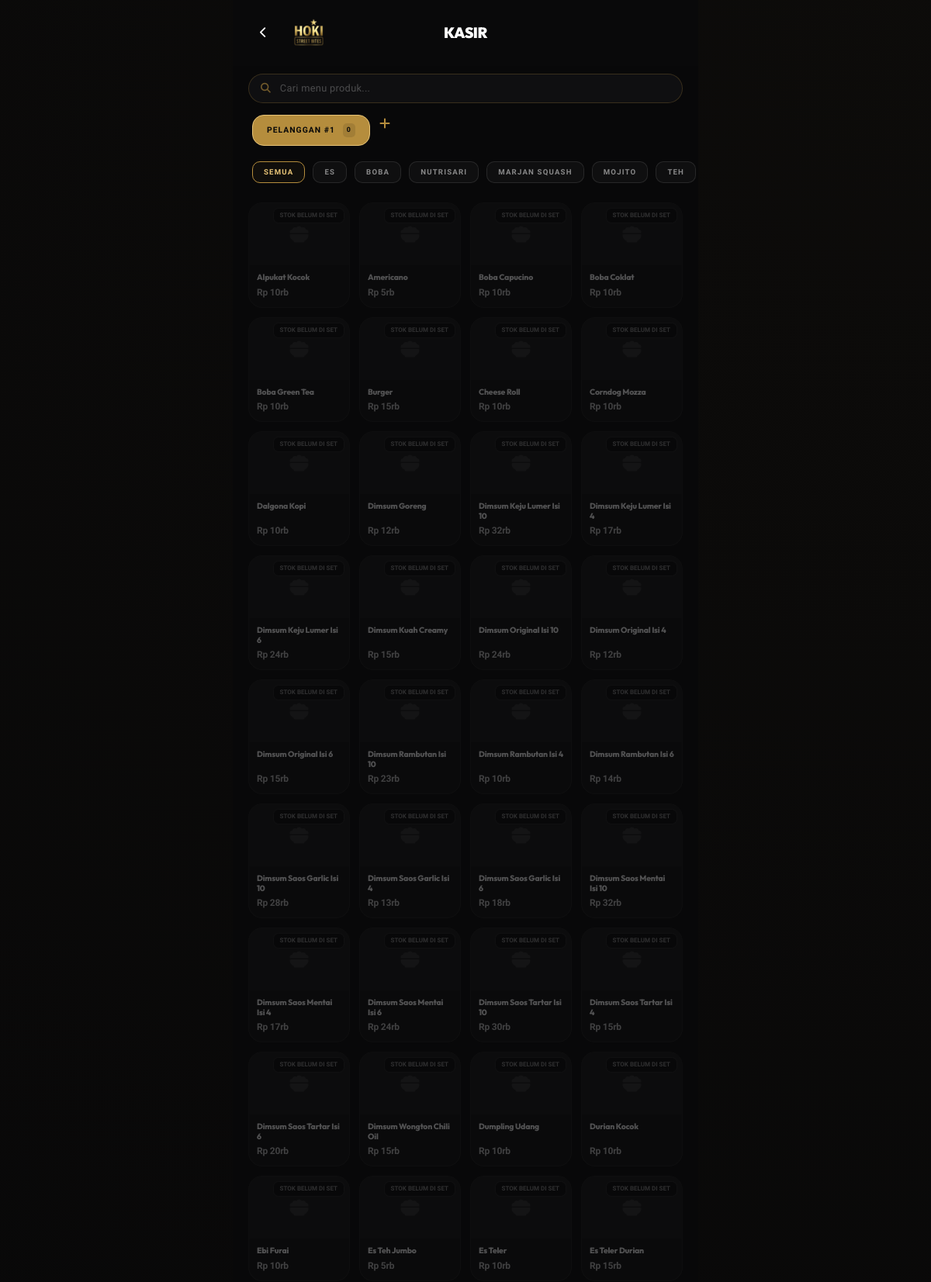
The app's page /admin/kasir.php (signed in, upper part) with its own data.
### tables this page shows
CREATE TABLE IF NOT EXISTS categories (
    id INT AUTO_INCREMENT PRIMARY KEY,
    name VARCHAR(100) NOT NULL,
    icon VARCHAR(50) DEFAULT '📦',
    sort_order INT DEFAULT 0,
    created_at TIMESTAMP DEFAULT CURRENT_TIMESTAMP
);

CREATE TABLE IF NOT EXISTS menu_items (
    id INT AUTO_INCREMENT PRIMARY KEY,
    category_id INT,
    name VARCHAR(100) NOT NULL,
    price DECIMAL(10,2) NOT NULL,
    image VARCHAR(255) DEFAULT NULL,
    description TEXT,
    is_available BOOLEAN DEFAULT TRUE,
    has_variants BOOLEAN DEFAULT FALSE,
    stock INT DEFAULT NULL,
    created_at TIMESTAMP DEFAULT CURRENT_TIMESTAMP,
    updated_at TIMESTAMP DEFAULT CURRENT_TIMESTAMP ON UPDATE CURRENT_TIMESTAMP,
    FOREIGN KEY (category_id) REFERENCES categories(id) ON DELETE SET NULL
);

### includes/functions.php (called while the page is built, shortened)
<?php
function getCategories() {
    global $pdo;
    $stmt = $pdo->query("SELECT * FROM categories ORDER BY sort_order");
    return $stmt->fetchAll();
}
function getMenuItems($categoryId = null) {
    global $pdo;
    if ($categoryId) {
        $stmt = $pdo->prepare("SELECT * FROM menu_items WHERE category_id = ? ORDER BY name");
        $stmt->execute([$categoryId]);
    } else {
        $stmt = $pdo->query("SELECT m.*, c.name as category_name FROM menu_items m LEFT JOIN categories c ON m.category_id = c.id ORDER BY c.sort_order, m.name");
    }
    return $stmt->fetchAll();
}
function formatRupiahShort($amount) {
    if ($amount >= 1000000) {
        return 'Rp ' . number_format($amount / 1000000, 1, ',', '.') . 'jt';
    } else if ($amount >= 1000) {
        return 'Rp ' . number_format($amount / 1000, 0, ',', '.') . 'rb';
    }
    return 'Rp ' . number_format($amount, 0, ',', '.');
}

### admin/kasir.php (the view, shortened to what this page needs)
<?php
require_once __DIR__ . '/../config/database.php';
require_once __DIR__ . '/../includes/functions.php';
$categories = getCategories();
$menuItems = getMenuItems();
$categoryIcons = [
    'Es' => 'fa-snowflake', 'Boba' => 'fa-mug-hot', 'Nutrisari' => 'fa-glass-water',
    'Marjan Squash' => 'fa-glass-citrus', 'Mojito' => 'fa-martini-glass-citrus',
    'Teh' => 'fa-leaf', 'Kopi' => 'fa-mug-saucer', 'Soda Gembira' => 'fa-champagne-glasses',
    'Cemilan' => 'fa-burger', 'Dimsum' => 'fa-bowl-food'
];
?>
<!DOCTYPE html>
<html lang="id">
<head>
    <link rel="stylesheet" href="https://cdn.jsdelivr.net/npm/@fortawesome/fontawesome-free@6.5.1/css/all.min.css">
    <link rel="stylesheet" href="../assets/css/style.css?v=1.2.5">
    <link rel="stylesheet" href="https://cdn.jsdelivr.net/npm/@fortawesome/fontawesome-free@6.5.1/css/all.min.css">
    <link rel="stylesheet" href="../assets/css/style.css?v=1.2.5">
</head>
<body class="admin-page">
    <div class="app-container">
        <header class="header-aligned-luxury animate-up">
            <div class="header-brand-luxury">
                <a href="dashboard.php" class="header-back"><i class="fas fa-chevron-left" style="font-size: 0.9rem;"></i></a>
                <img src="../assets/img/logo.png" class="header-logo-luxury">
            </div>
            <h1 class="font-heavy">Kasir</h1>
        </header>
        <div class="search-area-luxury animate-up" style="animation-delay: 0.05s;">
            <div class="luxury-input-box">
                <i class="fas fa-search"></i>
                <input type="text" id="searchInput" placeholder="Cari menu produk..." oninput="searchMenu(this.value)">
            </div>
        </div>
        <div class="tab-scroller-luxury animate-up" style="animation-delay: 0.1s;">
            <div class="tab-scroller-luxury" id="customerTabs" style="padding: 0;">
                <div class="tab-capsule active" data-tab="1" onclick="switchTab(1)">
                    <span>Pelanggan #1</span>
                    <span class="item-count" id="tabCount1">0</span>
                </div>
            </div>
            <div class="avatar-ring" onclick="addNewTab()" style="width: 40px; height: 40px; flex-shrink: 0; cursor: pointer; border-color: var(--glass-border); color: var(--gold-luxury);">
                <i class="fas fa-plus"></i>
            </div>
        </div>
        <div class="category-ribbon animate-up" style="animation-delay: 0.15s;">
            <div class="cat-luxury-btn active" data-category="all">Semua</div>
            <?php foreach ($categories as $cat): ?>
            <div class="cat-luxury-btn" data-category="<?= $cat['id'] ?>"><?= htmlspecialchars($cat['name']) ?></div>
            <?php endforeach; ?>
        </div>
        <div class="menu-luxury-grid animate-up" id="menuGrid" style="animation-delay: 0.2s;">
            <?php foreach ($menuItems as $item):
                $catName = $item['category_name'] ?? '';
                $icon = $categoryIcons[$catName] ?? 'fa-bowl-food';
                $hasImage = !empty($item['image']);
                $stock = $item['stock'] ?? null;
                $isOutOfStock = ($stock === null || $stock <= 0);
                $isUnavailable = !$item['is_available'] || $isOutOfStock;
            ?>
            <div class="product-card-luxury <?= $isUnavailable ? 'disabled' : '' ?>"
                 data-category="<?= $item['category_id'] ?>"
                 data-id="<?= $item['id'] ?>"
                 data-name="<?= htmlspecialchars($item['name']) ?>"
                 data-price="<?= $item['price'] ?>"
                 data-stock="<?= $stock === null ? 'null' : (int)$stock ?>"
                 id="product-<?= $item['id'] ?>"
                 onclick="addToCart(this)">
                <div class="product-media" style="<?= $hasImage ? "background-image: url('../uploads/".htmlspecialchars($item['image'])."');" : "" ?>">
                    <?php if (!$hasImage): ?>
                        <i class="fas <?= $icon ?>"></i>
                    <?php endif; ?>
                    <?php if (!$item['is_available']): ?>
                        <div class="stock-pill danger">NON-AKTIF</div>
                    <?php elseif ($stock === null): ?>
                        <div class="stock-pill danger">STOK BELUM DI SET</div>
                    <?php elseif ($stock <= 0): ?>
                        <div class="stock-pill danger">HABIS</div>
                    <?php else: ?>
                        <div class="stock-pill <?= $stock <= 5 ? 'danger' : '' ?>"><?= (int)$stock ?> PORSI</div>
                    <?php endif; ?>
                </div>
                <div class="product-content">
                    <h4><?= htmlspecialchars($item['name']) ?></h4>
                    <div class="price-tag"><?= formatRupiahShort($item['price']) ?></div>
                </div>
            </div>
            <?php endforeach; ?>
        </div>
    </div>
</body>
</html>

### assets/css/style.css (style rules this page uses)
:root { --primary: #C5A028; --primary-gradient: linear-gradient(135deg, #F9D976 0%, #C5A028 50%, #A67C00 100%); --secondary: #111111; --accent: #D4AF37; --success: #00C853; --danger: #FF1744; --warning: #C5A028; --info: #2979FF; --white: #F8FAFC; --black: #000000; --bg-main: #FFFFFF; --text-main: #111111; --text-muted: #71717A; --border-color: rgba(0, 0, 0, 0.06); --dark-deep: #080809; --dark-surface: #121214; --dark-elevated: #1a1a1c; --gold-bright: #E8C477; --gold-luxury: #B58D3D; --gold-mute: #856930; --white-mute: rgba(248, 250, 252, 0.4); --glass-bg: rgba(255, 255, 255, 0.02); --glass-border: rgba(255, 255, 255, 0.06); --glass-glow: rgba(181, 141, 61, 0.05); }
* { margin: 0; padding: 0; box-sizing: border-box; -webkit-tap-highlight-color: transparent; }
body { font-family: 'Plus Jakarta Sans', sans-serif; background-color: var(--dark-deep); color: white; line-height: 1.5; overflow-x: hidden; min-height: 100vh; }
h1, h2, h3, h4 { letter-spacing: -0.02em; font-family: 'Outfit', sans-serif; }
.font-heavy { font-family: 'Outfit', sans-serif; font-weight: 900; }
.app-container { max-width: 600px; margin: 0 auto; background: transparent; min-height: 100vh; position: relative; padding-bottom: 110px; }
.animate-up { animation: fadeInUp 0.6s cubic-bezier(0.2, 0.8, 0.2, 1) forwards; }
.header-aligned-luxury { display: flex; align-items: center; gap: 15px; padding: 20px 25px; background: rgba(10, 10, 11, 0.95); backdrop-filter: blur(25px); -webkit-backdrop-filter: blur(25px); }
.header-aligned-luxury { display: flex; align-items: center; justify-content: space-between; padding: 12px 25px; background: rgba(10, 10, 11, 0.95); backdrop-filter: blur(25px); -webkit-backdrop-filter: blur(25px); position: sticky; top: 0; z-index: 1000; min-height: 85px; }
.header-aligned-luxury h1 { position: absolute; left: 50%; top: 50%; transform: translate(-50%, -50%); font-family: 'Outfit', sans-serif; font-size: 1.2rem; font-weight: 950; letter-spacing: -0.5px; margin: 0; color: white; text-transform: uppercase; line-height: 1.1; white-space: normal; pointer-events: none; z-index: 1; text-align: center; width: 60%; max-width: 60%; display: -webkit-box; -webkit-line-clamp: 2; line-clamp: 2; -webkit-box-orient: vertical; overflow: hidden; }
.header-aligned-luxury a { text-decoration: none !important; }
.header-aligned-luxury .header-back, .header-aligned-luxury .header-action a, .header-aligned-luxury .avatar-ring { background: transparent !important; border: none !important; box-shadow: none !important; backdrop-filter: none !important; -webkit-backdrop-filter: none !important; padding: 10px !important; width: auto !important; height: auto !important; margin: 0 !important; display: flex !important; align-items: center; justify-content: center; color: white !important; transition: all 0.2s ease; }
.header-brand-luxury { display: flex; align-items: center; gap: 15px; position: relative; z-index: 10; width: 80px; }
.header-logo-luxury { width: 58px; height: 58px; object-fit: contain; }

### records on screen
categories: name "ES"
categories: name "BOBA"
categories: name "NUTRISARI"
categories: name "MARJAN SQUASH"
categories: name "MOJITO"
categories: name "TEH"
menu_items: is_available "STOK BELUM DI SET", name "Alpukat Kocok", price "Rp 10rb"
menu_items: is_available "STOK BELUM DI SET", name "Americano", price "Rp 5rb"
menu_items: is_available "STOK BELUM DI SET", name "Boba Capucino", price "Rp 10rb"
menu_items: is_available "STOK BELUM DI SET", name "Boba Coklat", price "Rp 10rb"
menu_items: is_available "STOK BELUM DI SET", name "Boba Green Tea", price "Rp 10rb"
menu_items: is_available "STOK BELUM DI SET", name "Burger", price "Rp 15rb"
menu_items: is_available "STOK BELUM DI SET", name "Cheese Roll", price "Rp 10rb"
menu_items: is_available "STOK BELUM DI SET", name "Corndog Mozza", price "Rp 10rb"
menu_items: is_available "STOK BELUM DI SET", name "Dalgona Kopi", price "Rp 10rb"
menu_items: is_available "STOK BELUM DI SET", name "Dimsum Goreng", price "Rp 12rb"
menu_items: is_available "STOK BELUM DI SET", name "Dimsum Keju Lumer Isi 10", price "Rp 32rb"
menu_items: is_available "STOK BELUM DI SET", name "Dimsum Keju Lumer Isi 4", price "Rp 17rb"
menu_items: is_available "STOK BELUM DI SET", name "Dimsum Keju Lumer Isi 6", price "Rp 24rb"
menu_items: is_available "STOK BELUM DI SET", name "Dimsum Kuah Creamy", price "Rp 15rb"
menu_items: is_available "STOK BELUM DI SET", name "Dimsum Original Isi 10", price "Rp 24rb"
menu_items: is_available "STOK BELUM DI SET", name "Dimsum Original Isi 4", price "Rp 12rb"
menu_items: is_available "STOK BELUM DI SET", name "Dimsum Original Isi 6", price "Rp 15rb"
menu_items: is_available "STOK BELUM DI SET", name "Dimsum Rambutan Isi 10", price "Rp 23rb"
menu_items: is_available "STOK BELUM DI SET", name "Dimsum Rambutan Isi 4", price "Rp 10rb"
menu_items: is_available "STOK BELUM DI SET", name "Dimsum Rambutan Isi 6", price "Rp 14rb"
menu_items: is_available "STOK BELUM DI SET", name "Dimsum Saos Garlic Isi 10", price "Rp 28rb"
menu_items: is_available "STOK BELUM DI SET", name "Dimsum Saos Garlic Isi 4", price "Rp 13rb"
menu_items: is_available "STOK BELUM DI SET", name "Dimsum Saos Garlic Isi 6", price "Rp 18rb"
menu_items: is_available "STOK BELUM DI SET", name "Dimsum Saos Mentai Isi 10", price "Rp 32rb"
menu_items: is_available "STOK BELUM DI SET", name "Dimsum Saos Mentai Isi 4", price "Rp 17rb"
menu_items: is_available "STOK BELUM DI SET", name "Dimsum Saos Mentai Isi 6", price "Rp 24rb"
menu_items: is_available "STOK BELUM DI SET", name "Dimsum Saos Tartar Isi 10", price "Rp 30rb"
menu_items: is_available "STOK BELUM DI SET", name "Dimsum Saos Tartar Isi 4", price "Rp 15rb"
menu_items: is_available "STOK BELUM DI SET", name "Dimsum Saos Tartar Isi 6", price "Rp 20rb"
menu_items: is_available "STOK BELUM DI SET", name "Dimsum Wongton Chili Oil", price "Rp 15rb"
menu_items: is_available "STOK BELUM DI SET", name "Dumpling Udang", price "Rp 10rb"
menu_items: is_available "STOK BELUM DI SET", name "Durian Kocok", price "Rp 10rb"
menu_items: is_available "STOK BELUM DI SET", name "Ebi Furai", price "Rp 10rb"
menu_items: is_available "STOK BELUM DI SET", name "Es Teh Jumbo", price "Rp 5rb"
menu_items: is_available "STOK BELUM DI SET", name "Es Teler", price "Rp 10rb"
menu_items: is_available "STOK BELUM DI SET", name "Es Teler Durian", price "Rp 15rb"
